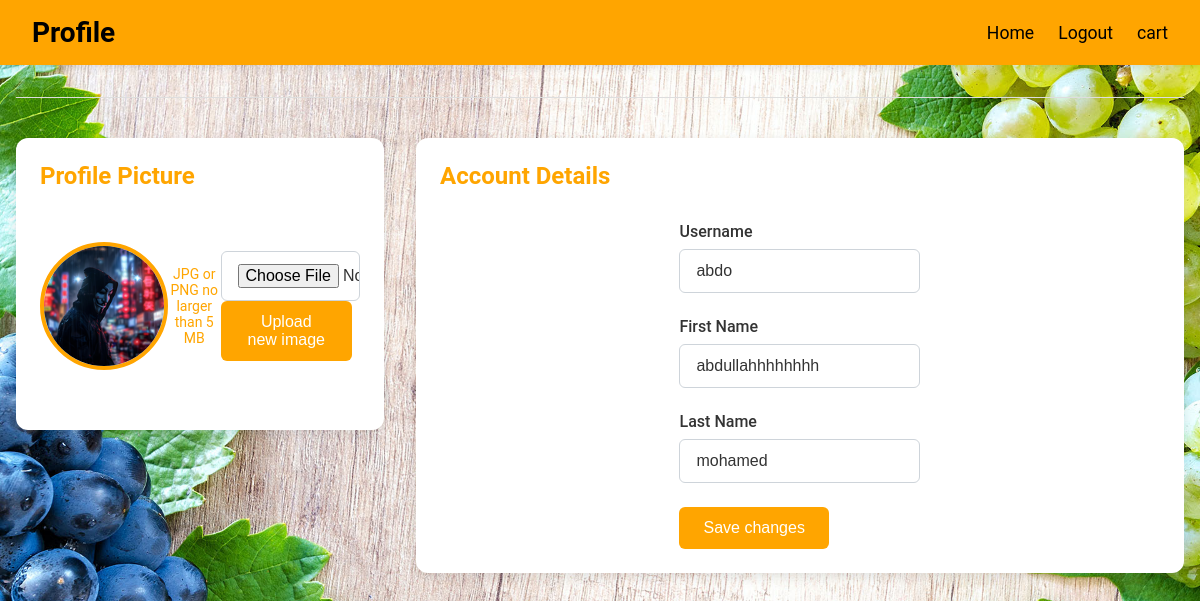
Page /account (signed in) on the earlier database version.
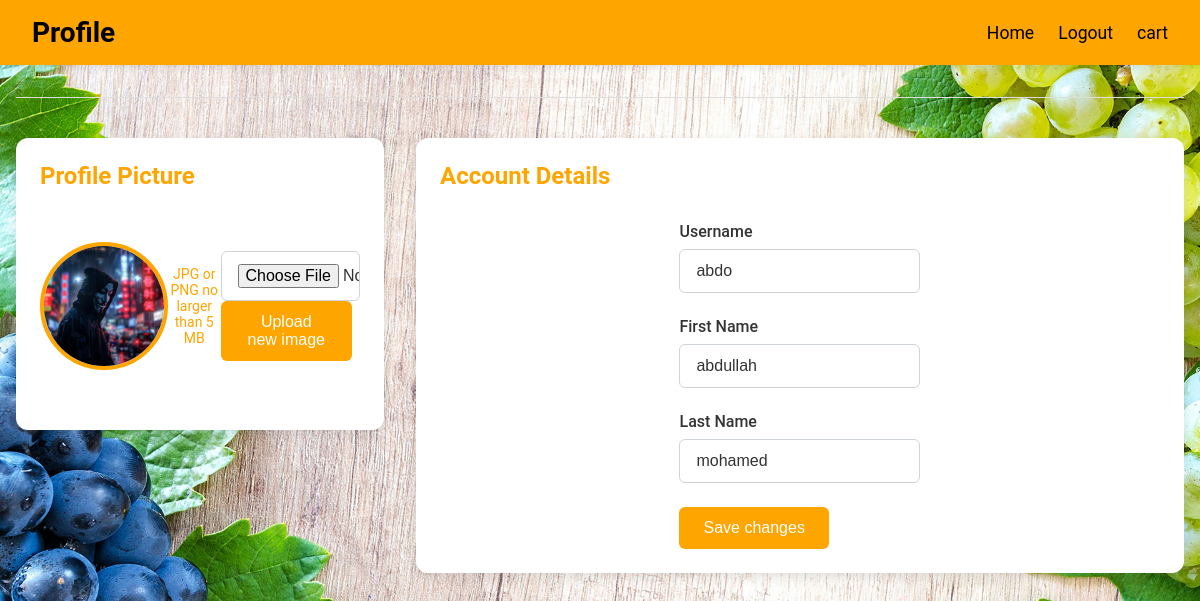
Same page on the later database version.
### tables this page shows
CREATE TABLE users (
			id INTEGER PRIMARY KEY AUTOINCREMENT,
            first_name TEXT,
            last_name TEXT,
			username TEXT NOT NULL UNIQUE,
			password TEXT NOT NULL,
            photo_name TEXT
		);

### app.py (the view, shortened to what this page needs)
@app.route('/account', methods=['GET', 'POST'])
def account():
  if 'username' in session:
    if request.method == 'GET':
      username = escape(request.args.get('username', session['username']))
      if username != session['username']:
        return "Unauthorized access"
      data = db.get_user(connection, username)
      if data:
        logging.debug(f"User data: {data}")  # or log the data to see its structure
        return render_template('account.html', data=data)
      else:
        return "user not found"
  else:
    return redirect(url_for('login'))

### db.py (called while the page is built)
def get_user(connection,username):
    cursor = connection.cursor()
    query = '''SELECT * FROM users WHERE username =?'''
    cursor.execute(query, (username,))
    return cursor.fetchone()

### templates/account.html (shortened to what this page needs)
<!DOCTYPE html>
<html lang="en">
  <head>
    <link
      rel="stylesheet"
      href="{{ url_for('static', filename='css/sty.css') }}"
    />
  </head>
  <body>
    <header class="navbar">
      <div class="brand">Profile</div>
      <ul class="nav-links">
        <li><a href="/home">Home</a></li>
        <li><a href="/login">Logout</a></li>
        <li><a href="/cart">cart</a></li>
      </ul>
    </header>
    <div class="container-xl">
      <hr class="mt-0 mb-4" />
      <div class="row">
        <div class="col-xl-4">
          <div class="card">
            <div class="card-header">Profile Picture</div>
            <div class="card-body text-center">
              <img
                class="profile-picture"
                src="{{ url_for('static', filename='uploads/' + data[5]) }}"
                alt="Profile Picture"
              />
              <div class="small text-muted mb-3">
                JPG or PNG no larger than 5 MB
              </div>
              <form id="files" method="POST" enctype="multipart/form-data">
                <input
                  id="img-account-profile-file"
                  type="file"
                  name="profile_picture"
                  class="form-control mb-2"
                />
                <button class="btn btn-primary" type="submit">
                  Upload new image
                </button>
              </form>
            </div>
          </div>
        </div>
        <div class="col-xl-8">
          <div class="card">
            <div class="card-header">Account Details</div>
            <div class="card-body">
              <form id="data" method="POST">
                <div class="form-group">
                  <p for="inputUsername">Username</p>
                  <input
                    class="form-control"
                    name="username"
                    id="inputUsername"
                    type="text"
                    placeholder="Enter your username"
                    value="{{data[3]}}"
                    readonly
                  />
                </div>
                <div class="form-group">
                  <p for="inputFirstName">First Name</p>
                  <input
                    class="form-control"
                    name="first_name"
                    id="inputFirstName"
                    type="text"
                    placeholder="Enter your first name"
                    value="{{data[1]}}"
                  />
                </div>
                <div class="form-group">
                  <p for="inputLastName">Last Name</p>
                  <input
                    class="form-control"
                    name="last_name"
                    id="inputLastName"
                    type="text"
                    placeholder="Enter your last name"
                    value="{{data[2]}}"
                  />
                </div>
                <button class="btn btn-primary" type="submit">
                  Save changes
                </button>
              </form>
            </div>
          </div>
        </div>
      </div>
    </div>
  </body>
</html>

Differences in the rows shown:
changed users "abdo": first_name "abdullahhhhhhhh" → "abdullah"
